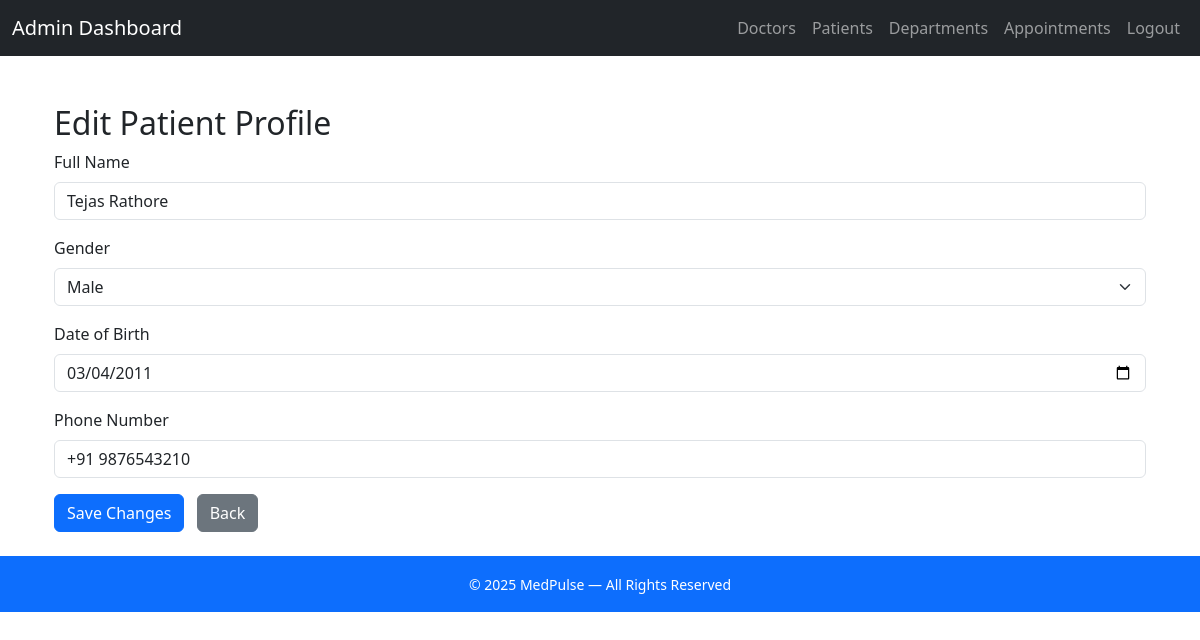
Page /admin/edit_patient/1 (signed in) on the committed database.
### controller/models.py (models this page shows)
class Patient(db.Model):
    __tablename__='patient'
    patient_id=db.Column(db.Integer,primary_key=True,autoincrement=True)
    user_id = db.Column(db.Integer, db.ForeignKey('user.user_id'), nullable=False)
    name=db.Column(db.String(50), nullable=False)
    dob=db.Column(db.Date,nullable=False)
    gender=db.Column(db.Enum('Male', 'Female', 'Other'),nullable=False)
    phone_no=db.Column(db.String(15), nullable=False)
    user = db.relationship('User', uselist=False)
    appointments = db.relationship('Appointment', back_populates='patient',uselist=True)

### controller/admin_routes.py (the view, shortened to what this page needs)
@admin.route('/edit_patient/<int:patient_id>', methods=['GET', 'POST'])
@login_required
def admin_edit_patient(patient_id):
    if current_user.role.role != 'Admin':
        flash("You are not authorized to perform this action.", "danger")
        return redirect(url_for('main.dashboard'))
    patient = Patient.query.get(patient_id)
    if not patient:
        flash("Patient not found!", "danger")
        return redirect(url_for('admin.admin_patients'))
    if request.method == 'GET':
        return render_template('Admin/admin_patient_edit.html', patient=patient)

### app.py (called while the page is built)
@app.before_request
def force_logout_blacklisted():
    if current_user.is_authenticated and current_user.blacklisted:
        logout_user()
        flash("Your account has been disabled.", "danger")
        return redirect(url_for('main.home'))

@app.context_processor
def inject_current_year():
    return {"current_year": datetime.now().year}

### controller/routes.py (called while the page is built)
@login_manager.user_loader
def load_user(user_id):
    return User.query.get(int(user_id))

### templates/Admin/admin_patient_edit.html (shortened to what this page needs)
{% extends "Admin/base.html" %}
{% block content %}
<div class="container mt-5">
    <h2>Edit Patient Profile</h2>
    <form action="{{ url_for('admin.admin_edit_patient', patient_id=patient.patient_id) }}" method="POST">
        <div class="mb-3">
            <label for="name" class="form-label">Full Name</label>
            <input type="text"
                   class="form-control"
                   id="name"
                   name="name"
                   required
                   maxlength="50"
                   placeholder="Enter full name"
                   pattern="[A-Za-z ]+"
                   value="{{ patient.name }}">
        </div>
        <div class="mb-3">
            <label for="gender" class="form-label">Gender</label>
            <select class="form-select" id="gender" name="gender" required>
                <option value="Male"   {% if patient.gender == 'Male' %}selected{% endif %}>Male</option>
            </select>
        </div>
        <div class="mb-3">
            <label for="dob" class="form-label">Date of Birth</label>
            <input type="date"
                   class="form-control"
                   id="dob"
                   name="dob"
                   required
                   value="{{ patient.dob }}">
        </div>
        <div class="mb-3">
            <label for="phone_no" class="form-label">Phone Number</label>
            <input type="tel"
                   class="form-control"
                   id="phone_no"
                   name="phone_no"
                   maxlength="15"
                   required
                   placeholder="Enter phone number"
                   value="{{ patient.phone_no }}">
        </div>
        <button type="submit" class="btn btn-primary">Save Changes</button>
        <a href="{{ url_for('admin.admin_patients') }}" class="btn btn-secondary ms-2">Back</a>
    </form>
</div>
{% endblock %}

### rows in the picture
Patient: name "Tejas Rathore", gender "Male", dob "03/04/2011", phone_no "+91 9876543210"
